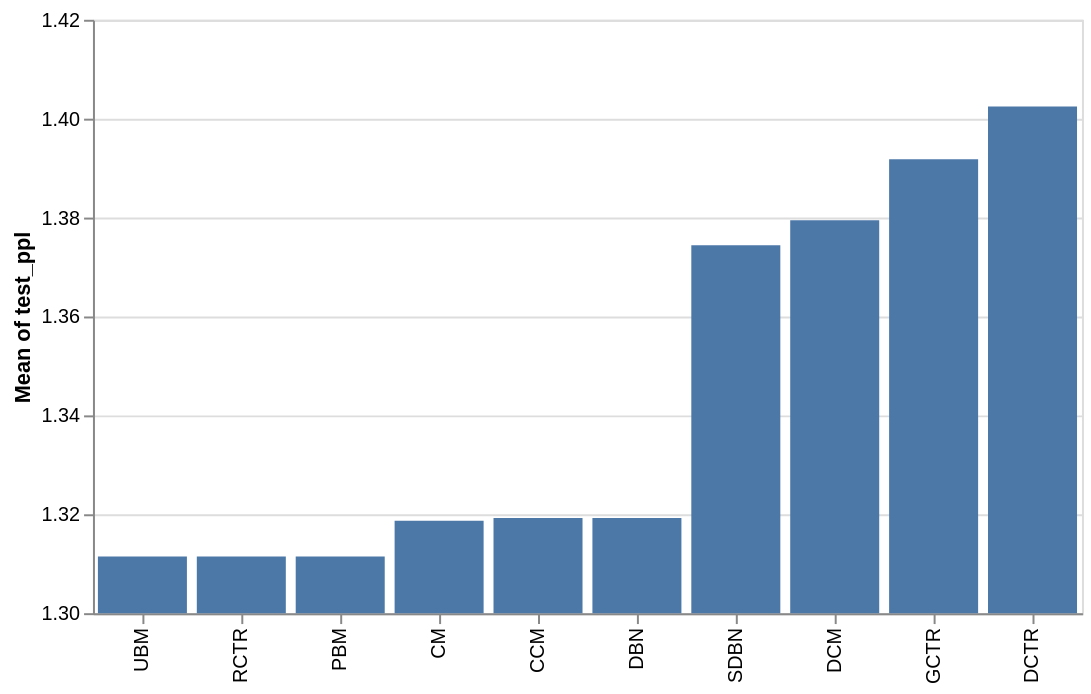

Source (notebook cell):
### Code cell
base = alt.Chart(df, width=500)

bars = base.mark_bar().encode(
    x=alt.X("model", title="", sort="y"),
    y=alt.Y("mean(test_ppl)").scale(zero=False, domain=(1.3, 1.42))
)

errors = base.mark_errorbar(extent="ci", thickness=4).encode(
    x=alt.X("model", title=""),
    y=alt.Y("test_ppl").scale(zero=False, domain=(1.3, 1.42))
)

bars + errors
bars

### Figure 1 — Vega-Lite specification as saved in the notebook (floating-point values rounded to 4 significant figures)
{"config": {"view": {"continuousWidth": 300, "continuousHeight": 300}}, "data": {"name": "data-245b5e792089785c075bd0d1c335f457"}, "mark": {"type": "bar"}, "encoding": {"x": {"field": "model", "sort": "y", "title": "", "type": "nominal"}, "y": {"aggregate": "mean", "field": "test_ppl", "scale": {"zero": false, "domain": [1.3, 1.42]}, "type": "quantitative"}}, "width": 500, "$schema": "https://vega.github.io/schema/vega-lite/v5.20.1.json", "datasets": {"data-245b5e792089785c075bd0d1c335f457": [{"model": "DBN", "test_loss": 0.2516, "test_ll": -0.2514, "test_ppl": 1.319, "test_cond_ppl": 1.309, "train_time_s": 6484.0, "random_state": 1}, {"model": "SDBN", "test_loss": 0.3008, "test_ll": -0.3006, "test_ppl": 1.375, "test_cond_ppl": 1.383, "train_time_s": 6217.0, "random_state": 1}, {"model": "DCM", "test_loss": 0.2993, "test_ll": -0.2991, "test_ppl": 1.38, "test_cond_ppl": 1.381, "train_time_s": 3322.0, "random_state": 1}, {"model": "CCM", "test_loss": 0.2516, "test_ll": -0.2514, "test_ppl": 1.319, "test_cond_ppl": 1.309, "train_time_s": 3502.0, "random_state": 1}, {"model": "GCTR", "test_loss": 0.3026, "test_ll": -0.3023, "test_ppl": 1.392, "test_cond_ppl": 1.392, "train_time_s": 1401.0, "random_state": 1}, {"model": "CM", "test_loss": 0.7147, "test_ll": -0.7148, "test_ppl": 1.319, "test_cond_ppl": 2.23, "train_time_s": 3175.0, "random_state": 1}, {"model": "PBM", "test_loss": 0.2556, "test_ll": -0.2553, "test_ppl": 1.311, "test_cond_ppl": 1.311, "train_time_s": 3139.0, "random_state": 1}, {"model": "UBM", "test_loss": 0.2453, "test_ll": -0.245, "test_ppl": 1.311, "test_cond_ppl": 1.3, "train_time_s": 3204.0, "random_state": 1}, {"model": "DCTR", "test_loss": 0.309, "test_ll": -0.3087, "test_ppl": 1.403, "test_cond_ppl": 1.403, "train_time_s": 3124.0, "random_state": 1}, {"model": "RCTR", "test_loss": 0.2556, "test_ll": -0.2553, "test_ppl": 1.311, "test_cond_ppl": 1.311, "train_time_s": 1416.0, "random_state": 1}, {"model": "DBN", "test_loss": 0.2516, "test_ll": -0.2513, "test_ppl": 1.319, "test_cond_ppl": 1.309, "train_time_s": 6478.0, "random_state": 2}, {"model": "SDBN", "test_loss": 0.3007, "test_ll": -0.3004, "test_ppl": 1.374, "test_cond_ppl": 1.382, "train_time_s": 6219.0, "random_state": 2}, {"model": "DCM", "test_loss": 0.2991, "test_ll": -0.2989, "test_ppl": 1.379, "test_cond_ppl": 1.381, "train_time_s": 3321.0, "random_state": 2}, {"model": "CCM", "test_loss": 0.2515, "test_ll": -0.2513, "test_ppl": 1.319, "test_cond_ppl": 1.309, "train_time_s": 3502.0, "random_state": 2}, {"model": "GCTR", "test_loss": 0.3026, "test_ll": -0.3023, "test_ppl": 1.392, "test_cond_ppl": 1.392, "train_time_s": 1338.0, "random_state": 2}, {"model": "CM", "test_loss": 0.7146, "test_ll": -0.7147, "test_ppl": 1.319, "test_cond_ppl": 2.23, "train_time_s": 3150.0, "random_state": 2}, {"model": "PBM", "test_loss": 0.2555, "test_ll": -0.2553, "test_ppl": 1.311, "test_cond_ppl": 1.311, "train_time_s": 3139.0, "random_state": 2}, {"model": "UBM", "test_loss": 0.2453, "test_ll": -0.245, "test_ppl": 1.311, "test_cond_ppl": 1.3, "train_time_s": 3199.0, "random_state": 2}, {"model": "DCTR", "test_loss": 0.3087, "test_ll": -0.3085, "test_ppl": 1.403, "test_cond_ppl": 1.403, "train_time_s": 3124.0, "random_state": 2}, {"model": "RCTR", "test_loss": 0.2555, "test_ll": -0.2553, "test_ppl": 1.311, "test_cond_ppl": 1.311, "train_time_s": 1384.0, "random_state": 2}, {"model": "DBN", "test_loss": 0.2514, "test_ll": -0.2511, "test_ppl": 1.319, "test_cond_ppl": 1.308, "train_time_s": 6479.0, "random_state": 3}, {"model": "SDBN", "test_loss": 0.3002, "test_ll": -0.2999, "test_ppl": 1.374, "test_cond_ppl": 1.381, "train_time_s": 6216.0, "random_state": 3}, {"model": "DCM", "test_loss": 0.2987, "test_ll": -0.2984, "test_ppl": 1.379, "test_cond_ppl": 1.38, "train_time_s": 3317.0, "random_state": 3}, {"model": "CCM", "test_loss": 0.2514, "test_ll": -0.2511, "test_ppl": 1.319, "test_cond_ppl": 1.308, "train_time_s": 3504.0, "random_state": 3}, {"model": "GCTR", "test_loss": 0.3026, "test_ll": -0.3023, "test_ppl": 1.392, "test_cond_ppl": 1.392, "train_time_s": 1307.0, "random_state": 3}, {"model": "CM", "test_loss": 0.7146, "test_ll": -0.7146, "test_ppl": 1.319, "test_cond_ppl": 2.23, "train_time_s": 3155.0, "random_state": 3}, {"model": "PBM", "test_loss": 0.2555, "test_ll": -0.2553, "test_ppl": 1.311, "test_cond_ppl": 1.311, "train_time_s": 3138.0, "random_state": 3}, {"model": "UBM", "test_loss": 0.2453, "test_ll": -0.245, "test_ppl": 1.311, "test_cond_ppl": 1.3, "train_time_s": 3201.0, "random_state": 3}, {"model": "DCTR", "test_loss": 0.3082, "test_ll": -0.3079, "test_ppl": 1.402, "test_cond_ppl": 1.402, "train_time_s": 3121.0, "random_state": 3}, {"model": "RCTR", "test_loss": 0.2555, "test_ll": -0.2553, "test_ppl": 1.311, "test_cond_ppl": 1.311, "train_time_s": 1372.0, "random_state": 3}]}}
